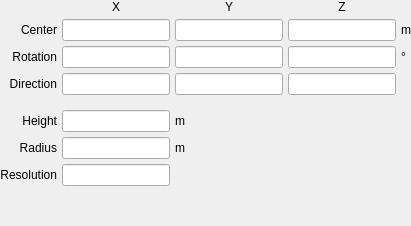
             <widget class="QWidget" name="cone">
              <property name="font">
               <font>
                <weight>50</weight>
                <bold>false</bold>
               </font>
              </property>
              <layout class="QGridLayout" name="gridLayout_5">
               <property name="leftMargin">
                <number>0</number>
               </property>
               <property name="topMargin">
                <number>0</number>
               </property>
               <property name="rightMargin">
                <number>0</number>
               </property>
               <property name="bottomMargin">
                <number>0</number>
               </property>
               <property name="spacing">
                <number>5</number>
               </property>
               <item row="9" column="1">
                <spacer name="verticalSpacer_6">
                 <property name="orientation">
                  <enum>Qt::Vertical</enum>
                 </property>
                 <property name="sizeHint" stdset="0">
                  <size>
                   <width>20</width>
                   <height>40</height>
                  </size>
                 </property>
                </spacer>
               </item>
               <item row="1" column="1">
                <widget class="LineEdit" name="lineedit_cone_centerx">
                 <property name="font">
                  <font>
                   <weight>50</weight>
                   <bold>false</bold>
                  </font>
                 </property>
                </widget>
               </item>
               <item row="1" column="2">
                <widget class="LineEdit" name="lineedit_cone_centery">
                 <property name="font">
                  <font>
                   <weight>50</weight>
                   <bold>false</bold>
                  </font>
                 </property>
                </widget>
               </item>
               <item row="1" column="3">
                <widget class="LineEdit" name="lineedit_cone_centerz">
                 <property name="font">
                  <font>
                   <weight>50</weight>
                   <bold>false</bold>
                  </font>
                 </property>
                </widget>
               </item>
               <item row="2" column="1">
                <widget class="LineEdit" name="lineedit_cone_rotationx">
                 <property name="font">
                  <font>
                   <weight>50</weight>
                   <bold>false</bold>
                  </font>
                 </property>
                </widget>
               </item>
               <item row="2" column="2">
                <widget class="LineEdit" name="lineedit_cone_rotationy">
                 <property name="font">
                  <font>
                   <weight>50</weight>
                   <bold>false</bold>
                  </font>
                 </property>
                </widget>
               </item>
               <item row="2" column="3">
                <widget class="LineEdit" name="lineedit_cone_rotationz">
                 <property name="font">
                  <font>
                   <weight>50</weight>
                   <bold>false</bold>
                  </font>
                 </property>
                </widget>
               </item>
               <item row="6" column="1">
                <widget class="LineEdit" name="lineedit_cone_radius">
                 <property name="font">
                  <font>
                   <weight>50</weight>
                   <bold>false</bold>
                  </font>
                 </property>
                </widget>
               </item>
               <item row="3" column="1">
                <widget class="LineEdit" name="lineedit_cone_directionx">
                 <property name="font">
                  <font>
                   <weight>50</weight>
                   <bold>false</bold>
                  </font>
                 </property>
                </widget>
               </item>
               <item row="3" column="2">
                <widget class="LineEdit" name="lineedit_cone_directiony">
                 <property name="font">
                  <font>
                   <weight>50</weight>
                   <bold>false</bold>
                  </font>
                 </property>
                </widget>
               </item>
               <item row="3" column="3">
                <widget class="LineEdit" name="lineedit_cone_directionz">
                 <property name="font">
                  <font>
                   <weight>50</weight>
                   <bold>false</bold>
                  </font>
                 </property>
                </widget>
               </item>
               <item row="1" column="0">
                <widget class="QLabel" name="label_17">
                 <property name="font">
                  <font>
                   <weight>50</weight>
                   <bold>false</bold>
                  </font>
                 </property>
                 <property name="text">
                  <string>Center</string>
                 </property>
                 <property name="alignment">
                  <set>Qt::AlignRight|Qt::AlignTrailing|Qt::AlignVCenter</set>
                 </property>
                </widget>
               </item>
               <item row="3" column="0">
                <widget class="QLabel" name="label_21">
                 <property name="font">
                  <font>
                   <weight>50</weight>
                   <bold>false</bold>
                  </font>
                 </property>
                 <property name="text">
                  <string>Direction</string>
                 </property>
                 <property name="alignment">
                  <set>Qt::AlignRight|Qt::AlignTrailing|Qt::AlignVCenter</set>
                 </property>
                </widget>
               </item>
               <item row="5" column="0">
                <widget class="QLabel" name="label_20">
                 <property name="font">
                  <font>
                   <weight>50</weight>
                   <bold>false</bold>
                  </font>
                 </property>
                 <property name="text">
                  <string>Height</string>
                 </property>
                 <property name="alignment">
                  <set>Qt::AlignRight|Qt::AlignTrailing|Qt::AlignVCenter</set>
                 </property>
                </widget>
               </item>
               <item row="2" column="0">
                <widget class="QLabel" name="label_55">
                 <property name="font">
                  <font>
                   <weight>50</weight>
                   <bold>false</bold>
                  </font>
                 </property>
                 <property name="text">
                  <string>Rotation</string>
                 </property>
                 <property name="alignment">
                  <set>Qt::AlignRight|Qt::AlignTrailing|Qt::AlignVCenter</set>
                 </property>
                </widget>
               </item>
               <item row="6" column="0">
                <widget class="QLabel" name="label_18">
                 <property name="font">
                  <font>
                   <weight>50</weight>
                   <bold>false</bold>
                  </font>
                 </property>
                 <property name="text">
                  <string>Radius</string>
                 </property>
                 <property name="alignment">
                  <set>Qt::AlignRight|Qt::AlignTrailing|Qt::AlignVCenter</set>
                 </property>
                </widget>
               </item>
               <item row="7" column="1">
                <widget class="LineEdit" name="linerdit_cone_resolution">
                 <property name="font">
                  <font>
                   <weight>50</weight>
                   <bold>false</bold>
                  </font>
                 </property>
                </widget>
               </item>
               <item row="5" column="1">
                <widget class="LineEdit" name="lineedit_cone_height">
                 <property name="font">
                  <font>
                   <weight>50</weight>
                   <bold>false</bold>
                  </font>
                 </property>
                </widget>
               </item>
               <item row="7" column="0">
                <widget class="QLabel" name="label_19">
                 <property name="font">
                  <font>
                   <weight>50</weight>
                   <bold>false</bold>
                  </font>
                 </property>
                 <property name="text">
                  <string>Resolution</string>
                 </property>
                 <property name="alignment">
                  <set>Qt::AlignRight|Qt::AlignTrailing|Qt::AlignVCenter</set>
                 </property>
                </widget>
               </item>
               <item row="5" column="2">
                <widget class="QLabel" name="label_182">
                 <property name="font">
                  <font>
                   <weight>50</weight>
                   <bold>false</bold>
                  </font>
                 </property>
                 <property name="text">
                  <string>m</string>
                 </property>
                </widget>
               </item>
               <item row="6" column="2">
                <widget class="QLabel" name="label_183">
                 <property name="font">
                  <font>
                   <weight>50</weight>
                   <bold>false</bold>
                  </font>
                 </property>
                 <property name="text">
                  <string>m</string>
                 </property>
                </widget>
               </item>
               <item row="4" column="1">
                <spacer name="verticalSpacer_40">
                 <property name="orientation">
                  <enum>Qt::Vertical</enum>
                 </property>
                 <property name="sizeType">
                  <enum>QSizePolicy::Maximum</enum>
                 </property>
                 <property name="sizeHint" stdset="0">
                  <size>
                   <width>20</width>
                   <height>10</height>
                  </size>
                 </property>
                </spacer>
               </item>
               <item row="0" column="1">
                <widget class="QLabel" name="label_184">
                 <property name="font">
                  <font>
                   <weight>50</weight>
                   <bold>false</bold>
                  </font>
                 </property>
                 <property name="text">
                  <string>X</string>
                 </property>
                 <property name="alignment">
                  <set>Qt::AlignCenter</set>
                 </property>
                </widget>
               </item>
               <item row="0" column="2">
                <widget class="QLabel" name="label_185">
                 <property name="font">
                  <font>
                   <weight>50</weight>
                   <bold>false</bold>
                  </font>
                 </property>
                 <property name="text">
                  <string>Y</string>
                 </property>
                 <property name="alignment">
                  <set>Qt::AlignCenter</set>
                 </property>
                </widget>
               </item>
               <item row="0" column="3">
                <widget class="QLabel" name="label_186">
                 <property name="font">
                  <font>
                   <weight>50</weight>
                   <bold>false</bold>
                  </font>
                 </property>
                 <property name="text">
                  <string>Z</string>
                 </property>
                 <property name="alignment">
                  <set>Qt::AlignCenter</set>
                 </property>
                </widget>
               </item>
               <item row="1" column="4">
                <widget class="QLabel" name="label_187">
                 <property name="font">
                  <font>
                   <weight>50</weight>
                   <bold>false</bold>
                  </font>
                 </property>
                 <property name="text">
                  <string>m</string>
                 </property>
                </widget>
               </item>
               <item row="2" column="4">
                <widget class="QLabel" name="label_188">
                 <property name="font">
                  <font>
                   <weight>50</weight>
                   <bold>false</bold>
                  </font>
                 </property>
                 <property name="text">
                  <string>°</string>
                 </property>
                </widget>
               </item>
              </layout>
             </widget>
